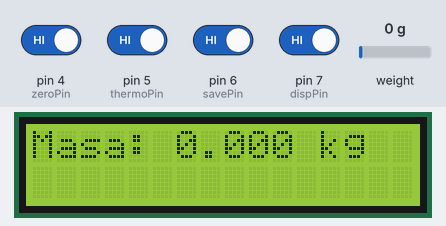
The sketch below on a simulated Arduino Uno, built with avr-gcc and run on an emulated ATmega328P. On the bench: 16×2 character LCD. The inputs (shaded band) are chosen by the test bench; at power-on: pin 4 (zeroPin), pin 5 (thermoPin), pin 6 (savePin), pin 7 (dispPin) HIGH, weight on the scale 0 g. What the sketch prints to the serial monitor is not drawn.

Above: at 2.6 s.
2.7 s: weight on the scale set to 100 g
At 4.1 s:
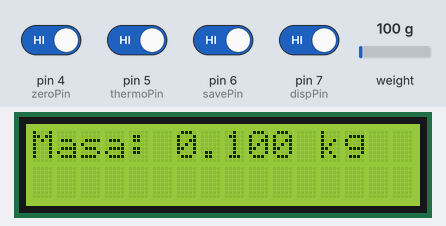
4.6 s: weight on the scale set to 1250 g
At 6.3 s:
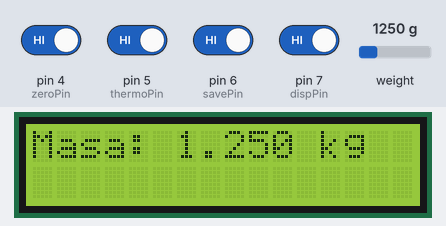
6.8 s: weight on the scale set to 2500 g
At 8.5 s:
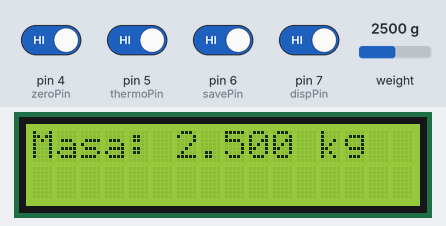
8.9 s: pin 4 (zeroPin) driven LOW and pin 7 (dispPin) driven LOW
At 13.1 s:
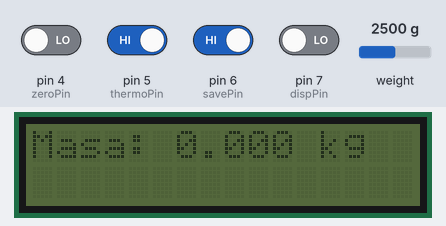
13.2 s: pin 5 (thermoPin) driven LOW and pin 6 (savePin) driven LOW
At 15.7 s:
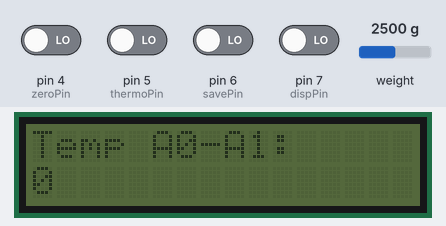
Timing chart, 0 to 17.2 s (numbered marks = the images above; inputs shaded):
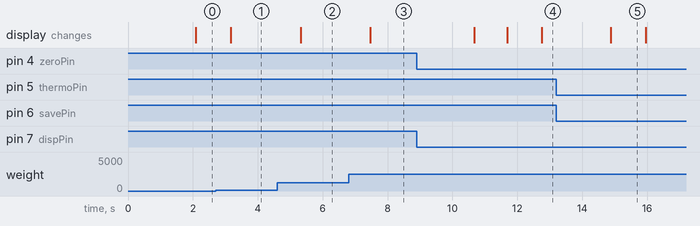

Measured:
- after the input at 2.7 s, the display: changes after 0.47 s (image 1)
- after the input at 4.6 s, the display: changes after 0.72 s (image 2)
- after the input at 6.8 s, the display: changes after 0.67 s (image 3)
- after the input at 8.9 s, the display: first changes after 1.8 s (image 4 shows a later state)
- after the input at 13.2 s, the display: changes after 1.7 s (image 5)
- what the display in image 5 shows lasts 1.1 s, from 14.9 s to 16.0 s

The sketch:

LCD+waga.ino
```cpp
#include <Wire.h>
#include <LiquidCrystal_I2C.h>
#include "HX711.h"

// ---------- Piny HX711 ----------
const int dt  = 10;
const int sck = 3;

// ---------- Piny przycisków ----------
const int dispPin   = 7;  // włącz/wyłącz LCD
const int savePin   = 6;  // podgląd bieżącej masy
const int zeroPin   = 4;  // zerowanie wagi
const int thermoPin = 5;  // pomiar termistora

// ---------- Debounce ----------
const unsigned long debounceDelay = 50;
unsigned long lastDebounceTime1 = 0;
unsigned long lastDebounceTime2 = 0;
unsigned long lastDebounceTime3 = 0;
unsigned long lastDebounceTime4 = 0;

// ---------- Stany przycisków ----------
bool dispState       = false, dispStateLast       = HIGH;
bool saveState       = false, saveStateLast       = HIGH;
bool zeroState       = false, zeroStateLast       = HIGH;
bool thermoState     = false, thermoStateLast     = HIGH;

// ---------- LCD ----------
LiquidCrystal_I2C lcd(0x27, 16, 2);
bool backlightFlag = true;

// ---------- Tensometr ----------
HX711 scale;
float last_mass = 0.0;
const float CHANGE_THRESHOLD = 0.1;  // kg

void setup() {
  // Inicjalizacja I²C i LCD
  lcd.init();
  lcd.backlight();
  lcd.clear();

  // Konfiguracja pinów przycisków ze wbudowanym pull-upem
  pinMode(dispPin,   INPUT_PULLUP);
  pinMode(savePin,   INPUT_PULLUP);
  pinMode(zeroPin,   INPUT_PULLUP);
  pinMode(thermoPin, INPUT_PULLUP);

  // Serial i HX711
  Serial.begin(9600);
  while (!Serial);

  scale.begin(dt, sck);
  Serial.println("Kalibracja HX711...");
  scale.set_scale(22500.0); // ustaw swoją kalibrację
  scale.tare();             // zerowanie
  Serial.println("Gotowy do pomiaru!");
}

void loop() {
  // ---------- POMIAR MASY ----------
  float mass = scale.get_units(10);
  float rounded_mass = round(mass * 1000.0) / 1000.0;
  if (rounded_mass < 0.0) rounded_mass = 0.0;

  if (abs(rounded_mass - last_mass) >= CHANGE_THRESHOLD) {
    last_mass = rounded_mass;
    // Wyjście na Serial
    Serial.print("Masa: ");
    Serial.print(rounded_mass, 3);
    Serial.println(" kg");
    // Jeżeli LCD włączone, pokaż masę
    if (backlightFlag) {
      lcd.clear();
      lcd.print("Masa: ");
      lcd.print(rounded_mass, 3);
      lcd.print(" kg");
    }
  }

  // ---------- PRZYCISK DISP (toggle backlight) ----------
  int dispRead = digitalRead(dispPin);
  if (dispRead != dispStateLast) lastDebounceTime1 = millis();
  if (millis() - lastDebounceTime1 > debounceDelay) {
    if (dispRead == LOW && !dispState) {
      // przycisk wciśnięty
      backlightFlag = !backlightFlag;
      if (backlightFlag) lcd.backlight();
      else              lcd.noBacklight();
      lcd.clear();
      dispState = true;
    } else if (dispRead == HIGH && dispState) {
      // przycisk puszczony
      dispState = false;
    }
  }
  dispStateLast = dispRead;

  // ---------- PRZYCISK SAVE (podgląd masy) ----------
  int saveRead = digitalRead(savePin);
  if (saveRead != saveStateLast) lastDebounceTime2 = millis();
  if (millis() - lastDebounceTime2 > debounceDelay) {

      lcd.clear();
      lcd.print("Masa: ");
      lcd.print(rounded_mass, 3);
      Serial.println(rounded_mass);
      lcd.print(" kg");
      saveState = true;


  }
  saveStateLast = saveRead;

  // ---------- PRZYCISK ZERO (zerowanie) ----------
  int zeroRead = digitalRead(zeroPin);
  if (zeroRead != zeroStateLast) lastDebounceTime3 = millis();
  if (millis() - lastDebounceTime3 > debounceDelay) {
    if (zeroRead == LOW && !zeroState) {
      scale.tare();
      lcd.clear();
      lcd.print("Zerowanie...");
      zeroState = true;
    } else if (zeroRead == HIGH && zeroState) {
      zeroState = false;
    }
  }
  zeroStateLast = zeroRead;

  // ---------- PRZYCISK THERMO (pomiar A0–A1) ----------
  int thermoRead = digitalRead(thermoPin);
  if (thermoRead != thermoStateLast) lastDebounceTime4 = millis();
  if (millis() - lastDebounceTime4 > debounceDelay) {
    if (thermoRead == LOW && !thermoState) {
      int tempRaw = analogRead(A0) - analogRead(A1);
      lcd.clear();
      lcd.print("Temp A0-A1:");
      lcd.setCursor(0,1);
      lcd.print(tempRaw);
      thermoState = true;
    } else if (thermoRead == HIGH && thermoState) {
      thermoState = false;
    }
  }
  thermoStateLast = thermoRead;

  delay(50);
}
 
```
